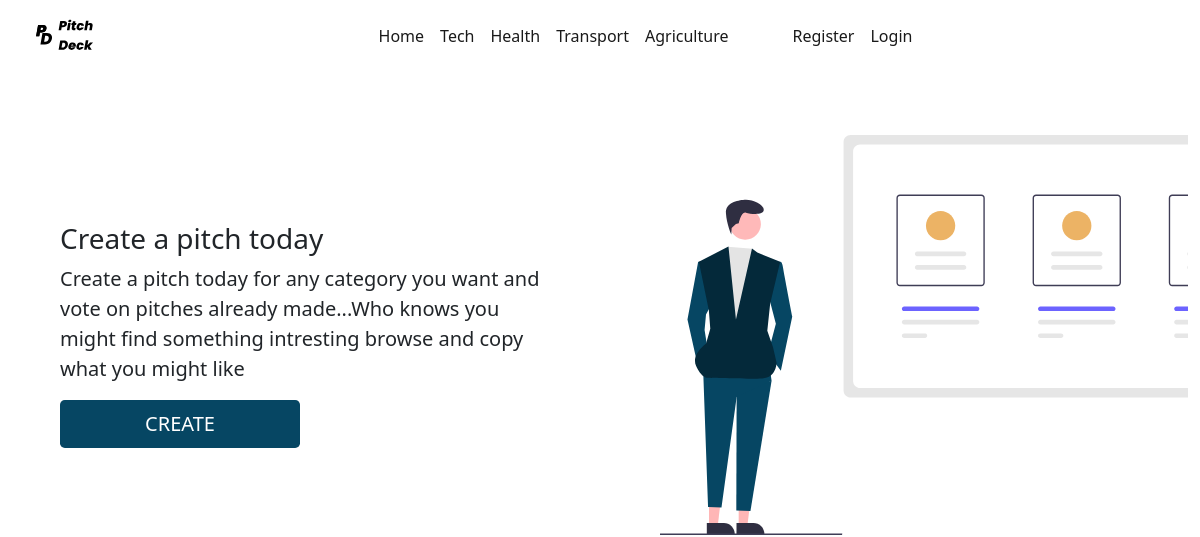
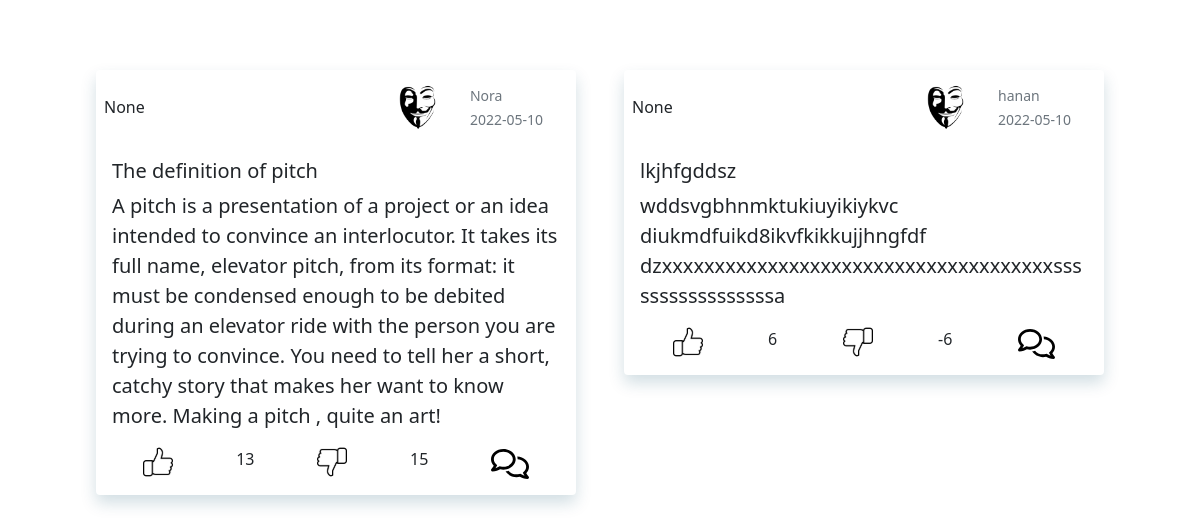
The app's page /, older data (2 pictures, top to bottom).
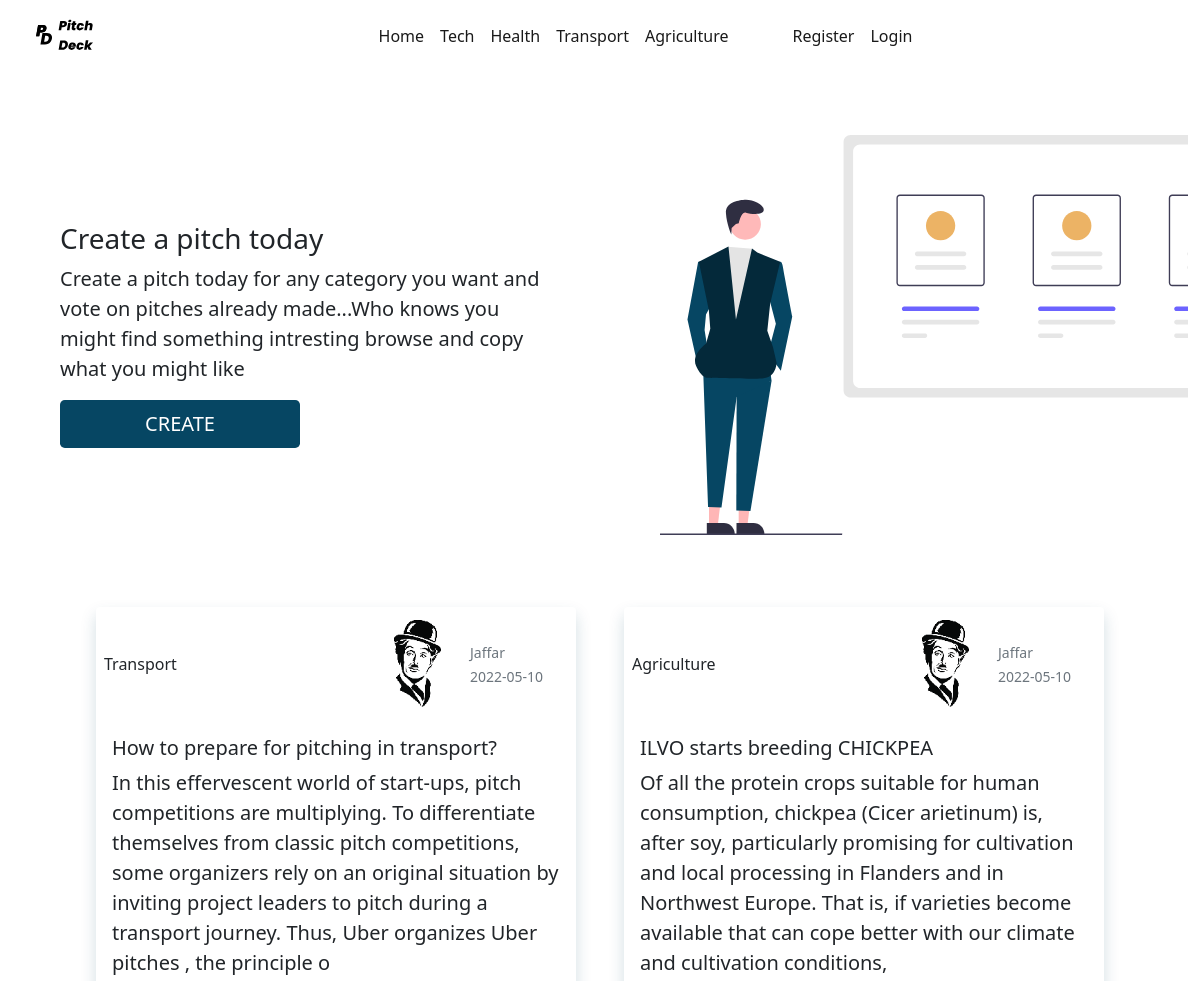
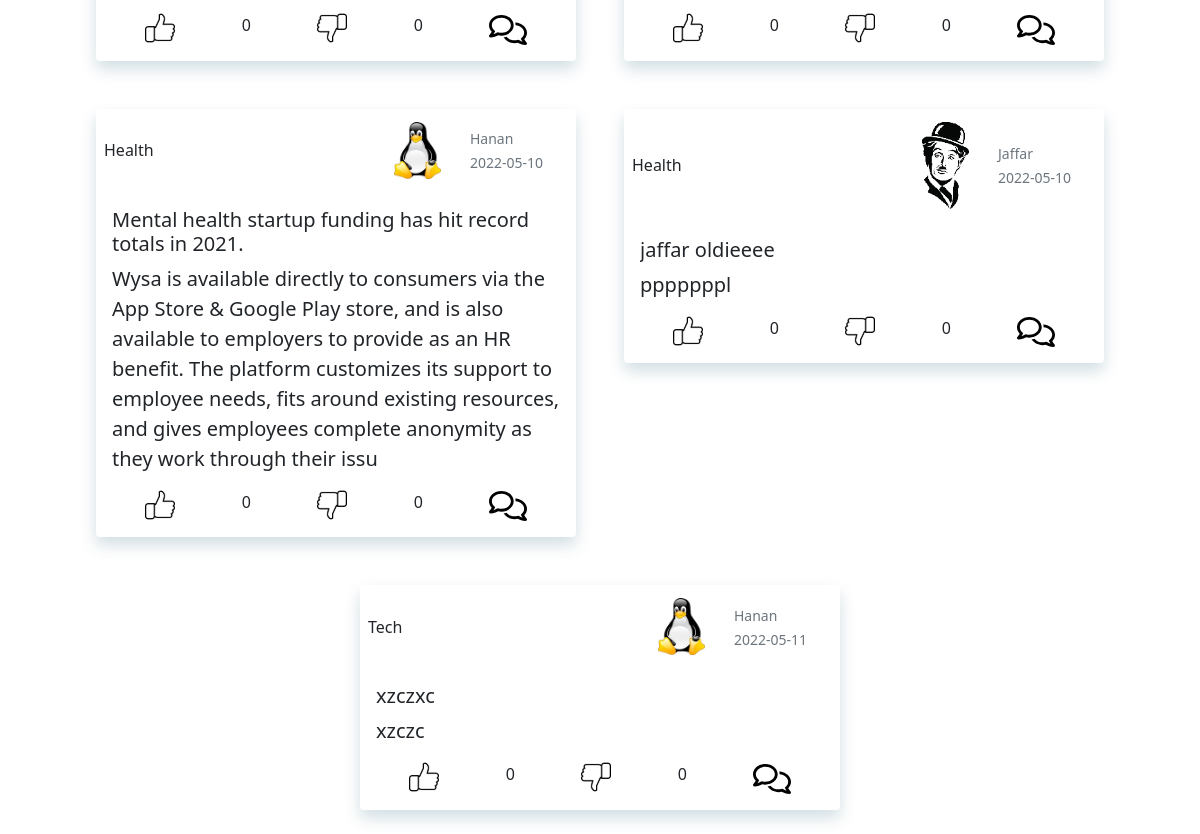
The same page, newer data (2 pictures, top to bottom).
### app/models.py (models this page shows, shortened)
class Pitch(db.Model):
    id = db.Column(db.Integer, primary_key=True)
    title = db.Column(db.String, nullable=False)
    content = db.Column(db.String, nullable=False)
    likes= db.Column(db.Integer, nullable=False,default=0)
    dislikes= db.Column(db.Integer, nullable=False,default=0)
    comments= db.Column(db.String, default='')
    category= db.Column(db.String,nullable=False)
    date_created = db.Column(db.Date, nullable=False, default=datetime.utcnow)
    user_id = db.Column(db.Integer, db.ForeignKey('user.id'), nullable=False)

class User(db.Model, UserMixin):
    id = db.Column(db.Integer, primary_key=True)
    username = db.Column(db.String, nullable=False, unique=True)
    email = db.Column(db.String, nullable=False, unique=True)
    password = db.Column(db.String, nullable=False)
    profile = db.Column(db.String, nullable=False, default='anon.png')
    pitches = db.relationship('Pitch', backref='author', lazy=True)
    otp = db.relationship('Otp', backref='user', lazy=True)

### app/main/routes.py (the view)
@main.route('/')
def home():
    pitches = Pitch.query.all()
    return render_template('index.html', pitches=pitches)

### app/templates/index.html (shortened to what this page needs)
{% extends 'layout.html' %}
{% block body %}
    <div class="container-fluid mt-3">
        <div class="row">
            <div class="col-md-6  mx-auto mt-auto mb-auto px-5 ">
                <p class="h3">
                    Create a pitch today
                </p>
                <p class="lead">
                    Create a pitch today for any category you want and vote on pitches already made...Who knows you might find
                    something intresting browse and copy what you might like
                </p>
                <a href="{{url_for('posts.create')}}" class="btn btn-lg btn-outline">CREATE</a>
            </div>
            <div class="col-md-6">
                <img src="{{url_for('static',filename='/assets/img.svg')}}" class="img-responsive f-img m-5" alt="">
            </div>
        </div>
    </div>
    <div class="container-fluid d-flex flex-wrap flex-row justify-content-center">
    {% for pitch in pitches %}
        <div class=" pitches card  m-4">
              <div class="row  p-2">
                  <div class="col-md-7 mx-auto mt-auto mb-auto">
                   <p class="d-inline">{{pitch.category}}</p>
                  </div>
                <div class="col-md-2">
                    <img src="{{url_for('static', filename='/profiles/'+pitch.author.profile)}}" class="img-thumbnail img-fluid border border-white" alt="Profile picture" >
                </div>
                <div class="col-md-3 mx-auto mt-auto mb-auto text-muted">
                    <small>{{pitch.author.username}}</small>
                    <br>
                    <small>{{pitch.date_created}}</small>
                </div>
              </div>
            <div class="card-body">
              <h5 class="card-title">{{pitch.title}}</h5>
              <p class="card-text lead">{{pitch.content}}</p>
              <div class="d-flex justify-content-around">
                <a href="{{url_for('posts.likes',pitchid=pitch.id)}}"><img src="{{url_for('static',filename='/assets/like.svg')}}" alt=""></a>{{pitch.likes}}
                <a href="{{url_for('posts.dislikes',pitchid=pitch.id)}}"><img src="{{url_for('static',filename='/assets/unlike.svg')}}"  alt=""></a>{{pitch.dislikes}}
                <a  data-bs-toggle="collapse" href="#comments{{pitch.id}}" class="lead text-decoration-none">
                  <img src="{{url_for('static',filename='/assets/comment.svg')}}" height="30" alt="">
                </a>
              </div>
              </div>
          </div>
      {% endfor %}
</div>
{% endblock %}

### app/templates/layout.html (shortened to what this page needs)
<!DOCTYPE html>
<html lang="en">
<head>
    <link rel="stylesheet" href="https://cdn.jsdelivr.net/npm/bootstrap-icons@1.3.0/font/bootstrap-icons.css">
    <link rel="stylesheet" href='{{url_for('static',filename='main.css')}}'>
    <link href="https://cdn.jsdelivr.net/npm/bootstrap@5.1.3/dist/css/bootstrap.min.css"
    rel="stylesheet"
>
</head>
<body>
    <div class="container-fluid">
        <div class="container-fluid">
            <nav class="navbar navbar-expand-lg navbar-light bg-transparent">
              <div class="container-fluid">
                <a class="navbar-brand"  href="{{url_for('main.home')}}">
                  <img src= "{{url_for('static',filename='/assets/logo.svg')}}" alt="logo" width="75" height="45" >
                </a>
                <div class="collapse navbar-collapse justify-content-evenly " id="navbarNav">
                  <ul class="navbar-nav">
                    <li class="nav-item">
                      <a class="nav-link active" aria-current="page" href="{{url_for('main.home')}}">Home</a>
                    </li>
                    <li class="nav-item">
                      <a class="nav-link active" href="{{url_for('posts.categories',category='Tech')}}">Tech</a>
                    </li>
                    <li class="nav-item">
                      <a class="nav-link active" href="{{url_for('posts.categories',category='Health')}}">Health</a>
                    </li>
                    <li class="nav-item">
                      <a class="nav-link active" href="{{url_for('posts.categories',category='Transport')}}">Transport</a>
                    </li>
                    <li class="nav-item me-5">
                      <a class="nav-link active" href="{{url_for('posts.categories',category='Agriculture')}}">Agriculture</a>
                      {% if current_user.is_authenticated %}
                      <li class="nav-item">
                        <a class="nav-link active me-5" href="{{url_for('posts.create')}}">Create</a>
                        </li>
                      <!-- <a class="nav-link active " href="{{url_for('users.account')}}">Account</a>
                      <li class="nav-item">
                    </li> -->
                    <a class="nav-link active" href="{{url_for('users.logout')}}">Logout</a>
                    <li>
                      <img src="{{url_for('static', filename='/profiles/'+current_user.profile)}}" class="img-fluid img-thumbnail ms-5 rounded round" alt="UserImage">
                    </li>
                    <li>
                    <button class="navbar-toggler" type="button" data-bs-toggle="collapse" data-bs-target="#navbarNavDarkDropdown" aria-controls="navbarNavDarkDropdown" aria-expanded="false" aria-label="Toggle navigation">
                      <span class="navbar-toggler-icon"></span>
                    </button>
                    <div class="collapse navbar-collapse" id="navbarNavDarkDropdown">
                      <ul class="navbar-nav">
                        <li class="nav-item dropdown">
                          <a class="nav-link dropdown-toggle" href="#" id="navbarDarkDropdownMenuLink" role="button" data-bs-toggle="dropdown" aria-expanded="false">
                            {{current_user.username.title()}}
                          </a>
                          <ul class="dropdown-menu dropdown-menu-dark" aria-labelledby="navbarDarkDropdownMenuLink">
                            <li><a class="dropdown-item" href="#">Account</a></li>
                            <li><a class="dropdown-item" href="#">Logout</a></li>
                          </ul>
                        </li>
                      </ul>
                    </div>
                  </li>
                      {%else%}
                      {%if request.url_rule.endpoint != 'register' %}
                      <li class="nav-item">
                        <a class="nav-link active" href="{{url_for('users.register')}}">Register</a>
                      </li>
                      {% endif %}
                      {%if request.url_rule.endpoint != 'login'%}
                      <li class="nav-item">
                        <a class="nav-link active" href="{{url_for('users.login')}}">Login</a>
                      </li>
                      {%endif%}
                      {% endif %}
                </div>
              </div>
            </nav>
        </div>
        {% block body %}
        {% endblock %}
    </div>
</body>
</html>

### app/static/main.css (style rules this page uses)
* { overflow-x: hidden; }
.f-img { height: 50vh }
.btn { background-color: #064663 !important; box-shadow: none; background-color: transparent; height: 3rem; width: 15rem; box-shadow: none; outline: none; color: #fff!important; }
.pitches { width:40vw; height: max-content; background: #FFFFFF; box-shadow: 0 .5rem 1rem rgba(6, 70, 99, 0.18)!important; border: none !important; }

Row changes from the older to the newer data that the page shows:
removed Pitch: category "None", profile (picture), author.username "Nora", date_created "2022-05-10", title "The definition of pitch", content "A pitch is a presentation of a project or an idea intended to convince an interlocutor. It takes its full name, elevator pitch, from its format: it must be condensed enough to be debited during an elevator ride with the person you are trying to convince. You need to tell her a short, catchy story that makes her want to know more. Making a pitch , quite an art!", likes "13", dislikes "15"
changed Pitch: category "None" → "Transport"; profile: a different picture; author.username "hanan" → "Jaffar"; title "lkjhfgddsz" → "How to prepare for pitching in transport?"; content "wddsvgbhnmktukiuyikiykvc diukmdfuikd8ikvfkikkujjhngfdf dzxxxxxxxxxxxxxxxxxxxxxxxxxxxxxxxxxxxxxsssssssssssssssssa" → "In this effervescent world of start-ups, pitch competitions are multiplying. To differentiate themselves from classic pitch competitions, some organizers rely on an original situation by inviting project leaders to pitch during a transport journey. Thus, Uber organizes Uber pitches , the principle o"; likes "6" → "0"; dislikes "-6" → "0"
added Pitch: category "Agriculture", profile (picture), author.username "Jaffar", date_created "2022-05-10", title "ILVO starts breeding CHICKPEA", content "Of all the protein crops suitable for human consumption, chickpea (Cicer arietinum) is, after soy, particularly promising for cultivation and local processing in Flanders and in Northwest Europe. That is, if varieties become available that can cope better with our climate and cultivation conditions,", likes "0", dislikes "0"
added Pitch: category "Health", profile (picture), author.username "Hanan", date_created "2022-05-10", title "Mental health startup funding has hit record totals in 2021.", content "Wysa is available directly to consumers via the App Store & Google Play store, and is also available to employers to provide as an HR benefit. The platform customizes its support to employee needs, fits around existing resources, and gives employees complete anonymity as they work through their issu", likes "0", dislikes "0"
added Pitch: category "Health", profile (picture), author.username "Jaffar", date_created "2022-05-10", title "jaffar oldieeee", content "pppppppl", likes "0", dislikes "0"
added Pitch: category "Tech", profile (picture), author.username "Hanan", date_created "2022-05-11", title "xzczxc", content "xzczc", likes "0", dislikes "0"
